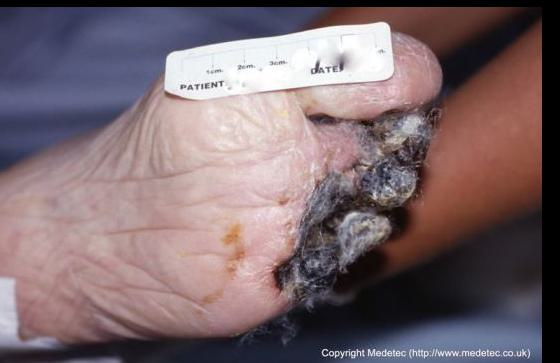
#> input picture dataset/Infected-necrotic-toes/12_toes-0011.jpg, 560 x 363 px, found by its file name; its folder holds only this picture in this run
$ jupyter execute '90 Orientated Augmented dataset.ipynb'
#> lines starting #> are read from the running program, lines starting #| are printed output that depends on the picture
[cell 1]
# Import necessary libraries
import os
import random
from PIL import Image
import numpy as np

# Function to perform rotation at 90 degrees on an image
def rotate_90(image):
    return image.rotate(90)

# Function to apply rotation at 90 degrees on a dataset
def augment_dataset(input_folder, output_folder, num_augmented_images_per_class):
    # Get a list of all classes in the dataset (subfolders)
#> called with num_augmented_images_per_class = 34
    classes = os.listdir(input_folder)

    for class_name in classes:
        class_folder = os.path.join(input_folder, class_name)
        output_class_folder = os.path.join(output_folder, class_name)

        # Create the output folder if it doesn't exist
        if not os.path.exists(output_class_folder):
            os.makedirs(output_class_folder)

        # Get a list of all image files in the class folder
        image_files = os.listdir(class_folder)

        # Perform rotation at 90 degrees and save the augmented images
        for i in range(num_augmented_images_per_class):
            # Choose a random image file from the class folder
            random_image_file = random.choice(image_files)
            image_path = os.path.join(class_folder, random_image_file)

            # Open the image using PIL
            image = Image.open(image_path)
#> image is the input picture: PIL image 560x363 RGB; mean R, G, B 123.2, 105.1, 110.5

            # Apply rotation at 90 degrees
            augmented_image = rotate_90(image)
#> in rotate_90, `return image.rotate(90)`:
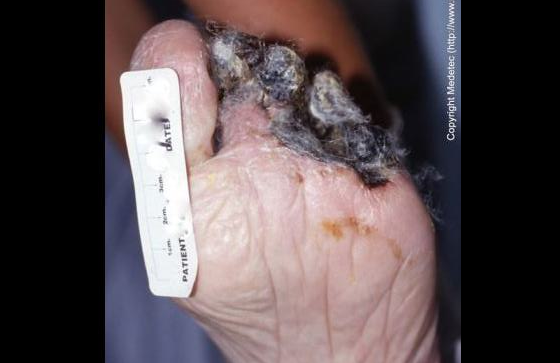
#> returned value: PIL image 560x363 RGB; mean R, G, B 88.8, 77.3, 80

            # Save the augmented image to the output folder
            output_image_path = os.path.join(output_class_folder, f"{i+1}_{random_image_file}")
            augmented_image.save(output_image_path)
#> pass 2 of the loop in augment_dataset, `for class_name in classes:`:
#> image_files = ['309_18_foot-ulcer1-3.jpg']
#> random_image_file = '309_18_foot-ulcer1-3.jpg'
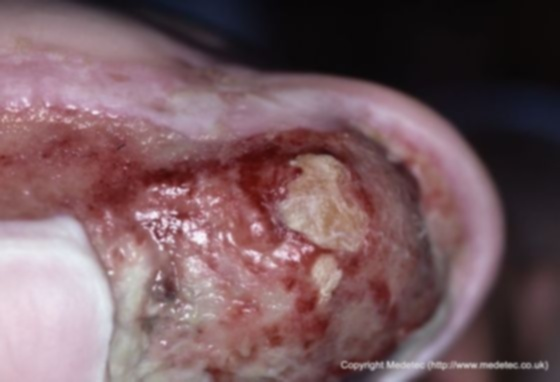
#> input picture dataset/foot-ulcers/309_18_foot-ulcer1-3.jpg, 560 x 382 px, found by its file name
#> in augment_dataset, image is the input picture: PIL image 560x382 RGB; mean R, G, B 117.9, 90, 95.3
#> in rotate_90 (call 35), `return image.rotate(90)`:
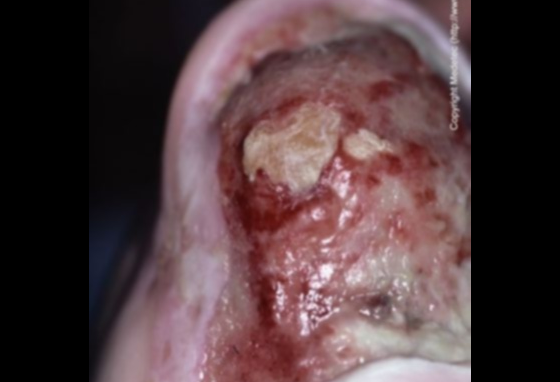
#> returned value: PIL image 560x382 RGB; mean R, G, B 81.6, 60.4, 63.3

# Set the parameters
input_folder = "C:/Users/Sifat Ullah/Desktop/Image-Classification-Using-EfficientNets-main/dataset"  # Replace with the path to your dataset folder
output_folder = "C:/Users/Sifat Ullah/Desktop/Image-Classification-Using-EfficientNets-main/toe/90"   # Replace with the desired output folder
num_augmented_images_per_class = 34

# Call the augment_dataset function
augment_dataset(input_folder, output_folder, num_augmented_images_per_class)
